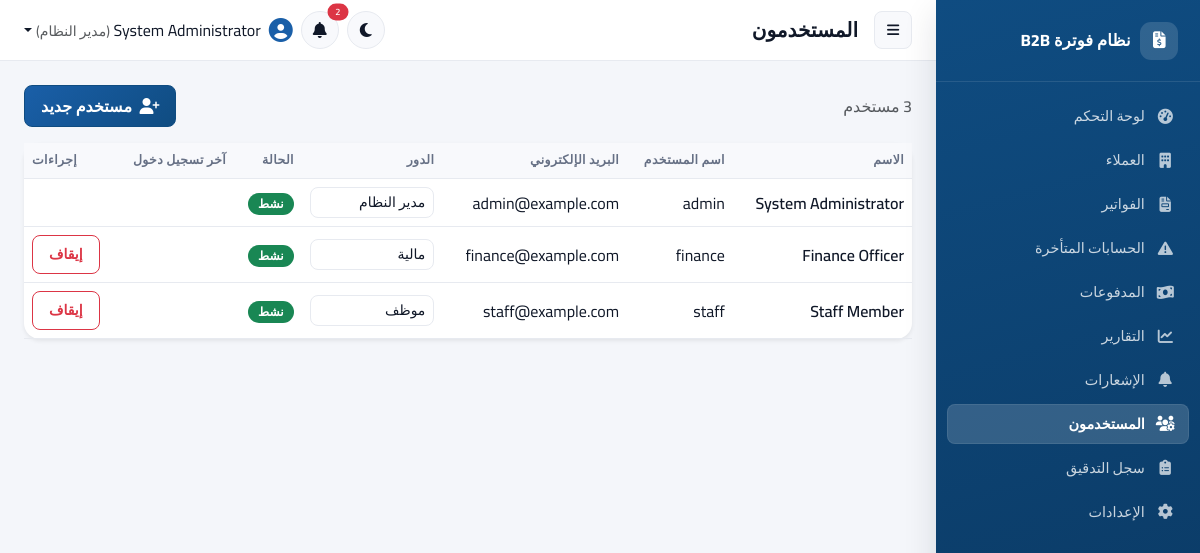
The page /admin/users.php (signed in) on the database its author committed.
### tables this page shows
CREATE TABLE IF NOT EXISTS users (
    id INT UNSIGNED AUTO_INCREMENT PRIMARY KEY,
    role_id INT UNSIGNED NOT NULL,
    full_name VARCHAR(120) NOT NULL,
    username VARCHAR(60) NOT NULL UNIQUE,
    email VARCHAR(150) NOT NULL UNIQUE,
    password_hash VARCHAR(255) NOT NULL,
    status ENUM('active','inactive') NOT NULL DEFAULT 'active',
    last_login_at DATETIME NULL,
    last_login_ip VARCHAR(45) NULL,
    failed_login_attempts SMALLINT UNSIGNED NOT NULL DEFAULT 0,
    locked_until DATETIME NULL,
    created_at DATETIME NOT NULL DEFAULT CURRENT_TIMESTAMP,
    updated_at DATETIME NOT NULL DEFAULT CURRENT_TIMESTAMP ON UPDATE CURRENT_TIMESTAMP,
    CONSTRAINT fk_users_role FOREIGN KEY (role_id) REFERENCES roles(id) ON DELETE RESTRICT,
    INDEX idx_users_status (status)
);

CREATE TABLE IF NOT EXISTS roles (
    id INT UNSIGNED AUTO_INCREMENT PRIMARY KEY,
    name VARCHAR(50) NOT NULL UNIQUE,
    description VARCHAR(255) NULL,
    is_system TINYINT(1) NOT NULL DEFAULT 0,
    created_at DATETIME NOT NULL DEFAULT CURRENT_TIMESTAMP,
    updated_at DATETIME NOT NULL DEFAULT CURRENT_TIMESTAMP ON UPDATE CURRENT_TIMESTAMP
);

### includes/Auth.php (called while the page is built, shortened)
<?php
final class Auth
{
    public static function check(): bool
    {
        return !empty($_SESSION['user_id']);
    }
    public static function id(): ?int
    {
        return $_SESSION['user_id'] ?? null;
    }
    public static function can(string $permissionKey): bool
    {
        return in_array(
            $permissionKey,
            $_SESSION['permissions'] ?? [],
            true
        );
    }
}

### includes/functions.php (called while the page is built, shortened)
<?php
function e(?string $value): string
{
    return htmlspecialchars($value ?? '', ENT_QUOTES | ENT_SUBSTITUTE, 'UTF-8');
}
function role_label(string $role): string
{
    return match ($role) {
        'Admin' => 'مدير النظام',
        'Finance' => 'مالية',
        'Staff' => 'موظف',
        default => $role,
    };
}
function account_status_label(string $status): string
{
    return $status === 'active' ? 'نشط' : 'غير نشط';
}

### admin/users.php (the view, shortened to what this page needs)
<?php
$pdo = Database::get();
$roles = $pdo->query(
    'SELECT id, name FROM roles ORDER BY id'
)->fetchAll();
$users = $pdo->query(
    'SELECT
        u.*,
        r.name AS role_name
     FROM users u
     JOIN roles r ON r.id = u.role_id
     ORDER BY u.created_at DESC'
)->fetchAll();
require __DIR__ . '/../includes/layout_header.php';
?>
<div class="d-flex justify-content-between align-items-center mb-3">
    <h6 class="text-muted mb-0">
        <?= count($users) ?> مستخدم
    </h6>
    <?php if (Auth::can('users.create')): ?>
        <button
            class="btn btn-primary"
            data-bs-toggle="modal"
            data-bs-target="#createUserModal"
        >
            <i class="fa-solid fa-user-plus me-1"></i>
            مستخدم جديد
        </button>
    <?php endif; ?>
</div>
<div class="card border-0 shadow-sm">
    <div class="table-responsive">
        <table class="table table-hover align-middle mb-0">
            <thead class="table-light">
                <tr>
                    <th>الاسم</th>
                    <th>اسم المستخدم</th>
                    <th>البريد الإلكتروني</th>
                    <th>الدور</th>
                    <th>الحالة</th>
                    <th>آخر تسجيل دخول</th>
                    <th class="text-end">إجراءات</th>
                </tr>
            </thead>
            <tbody>
                <?php foreach ($users as $u): ?>
                    <tr>
                        <td class="fw-semibold">
                            <?= e($u['full_name']) ?>
                        </td>
                        <td>
                            <?= e($u['username']) ?>
                        </td>
                        <td>
                            <?= e($u['email']) ?>
                        </td>
                        <td>
                            <?php if (Auth::can('users.edit')): ?>
                                <form
                                    method="post"
                                    class="d-inline"
                                >
                                    <select
                                        name="role_id"
                                        class="form-select form-select-sm role-select"
                                        onchange="this.form.submit()"
                                    >
                                        <?php foreach ($roles as $r): ?>
                                            <option
                                                value="<?= $r['id'] ?>"
                                                <?= (int)$u['role_id'] === (int)$r['id'] ? 'selected' : '' ?>
                                            >
                                                <?= e(role_label($r['name'])) ?>
                                            </option>
                                        <?php endforeach; ?>
                                    </select>
                                </form>
                            <?php else: ?>
                                <?= e(role_label($u['role_name'])) ?>
                            <?php endif; ?>
                        </td>
                        <td>
                            <span
                                class="badge bg-<?= $u['status'] === 'active' ? 'success' : 'secondary' ?>"
                            >
                                <?= e(account_status_label($u['status'])) ?>
                            </span>
                        </td>
                        <td class="small text-muted">
                        </td>
                        <td class="text-end">
                            <?php if (
                                Auth::can('users.edit') &&
                                (int)$u['id'] !== Auth::id()
                            ): ?>
                                <form
                                    method="post"
                                    class="d-inline"
                                    onsubmit="return confirm('هل تريد تغيير حالة هذا المستخدم؟');"
                                >
                                    <button
                                        class="btn btn-sm btn-outline-<?= $u['status'] === 'active' ? 'danger' : 'success' ?>"
                                    >
                                        <?= $u['status'] === 'active' ? 'إيقاف' : 'تفعيل' ?>
                                    </button>
                                </form>
                            <?php endif; ?>
                        </td>
                    </tr>
                <?php endforeach; ?>
            </tbody>
        </table>
    </div>
</div>
<?php require __DIR__ . '/../includes/layout_footer.php'; ?>

### includes/layout_header.php (style rules this page uses)
:root { --sidebar-w: 264px; --brand-50: #eef4fc; --brand-100: #d7e6f7; --brand-500: #1a5fa8; --brand-600: #0f4c81; --brand-700: #0a3760; --brand-glow: rgba(15,76,129,.18); --radius-lg: 16px; --radius-md: 12px; --radius-sm: 8px; --shadow-sm: 0 1px 2px rgba(16,24,40,.06); --shadow-md: 0 4px 16px rgba(16,24,40,.08); --shadow-lg: 0 12px 32px rgba(16,24,40,.12); --bg-app: #f4f6fa; --bg-surface: #ffffff; --bg-subtle: #f8f9fc; --text-primary: #101828; --text-muted: #667085; --border-soft: #e7eaf0; --transition-base: .18s cubic-bezier(.4,0,.2,1); }
* { box-sizing:border-box; }
html, body { height:100%; }
body { background: var(--bg-app); color: var(--text-primary); font-family: 'Cairo', 'Inter', 'Segoe UI', system-ui, -apple-system, sans-serif; transition: background var(--transition-base), color var(--transition-base); }
.card { background: var(--bg-surface); border:1px solid var(--border-soft); border-radius: var(--radius-lg); box-shadow: var(--shadow-sm); transition: box-shadow var(--transition-base), transform var(--transition-base); }
.btn { border-radius: var(--radius-sm); font-weight:600; padding:.5rem 1rem; transition: all var(--transition-base); }
.btn-primary { background: linear-gradient(135deg, var(--brand-500), var(--brand-600)); border-color: var(--brand-600); }
.btn-sm { border-radius: var(--radius-sm); }
.form-control, .form-select { background: var(--bg-surface); color: var(--text-primary); border:1px solid var(--border-soft); border-radius: var(--radius-sm); }
.table { color: var(--text-primary); }
.table thead.table-light th, table thead th { background: var(--bg-subtle) !important; color: var(--text-muted); font-size:.78rem; text-transform:uppercase; letter-spacing:.03em; font-weight:700; border-bottom:1px solid var(--border-soft); }
.table > :not(caption) > * > * { background-color: transparent; color: inherit; border-color: var(--border-soft); }
.badge { font-weight:600; border-radius:999px; padding:.42em .85em; letter-spacing:.01em; }
.table-responsive { overflow-x:auto; }

### admin/users.php (style rules this page uses)
.role-select { max-width: 160px; }

### rows shown on the page
users: full_name "System Administrator", username "admin", email "admin@example.com", role_id "مدير النظام", status "نشط"
users: full_name "Finance Officer", username "finance", email "finance@example.com", role_id "مالية", status "نشط", shows "إيقاف"
users: full_name "Staff Member", username "staff", email "staff@example.com", role_id "موظف", status "نشط", shows "إيقاف"

### other values the page prints
$item['label'] "لوحة التحكم"
$item['label'] "العملاء"
$item['label'] "الفواتير"
$item['label'] "الحسابات المتأخرة"
$item['label'] "المدفوعات"
$item['label'] "التقارير"
$item['label'] "الإشعارات"
$item['label'] "المستخدمون"
$item['label'] "سجل التدقيق"
$item['label'] "الإعدادات"
$pageTitle "المستخدمون"
$unread "2"
Auth::fullName() "System Administrator"
role_label(Auth::roleName() ?? '') "مدير النظام"
